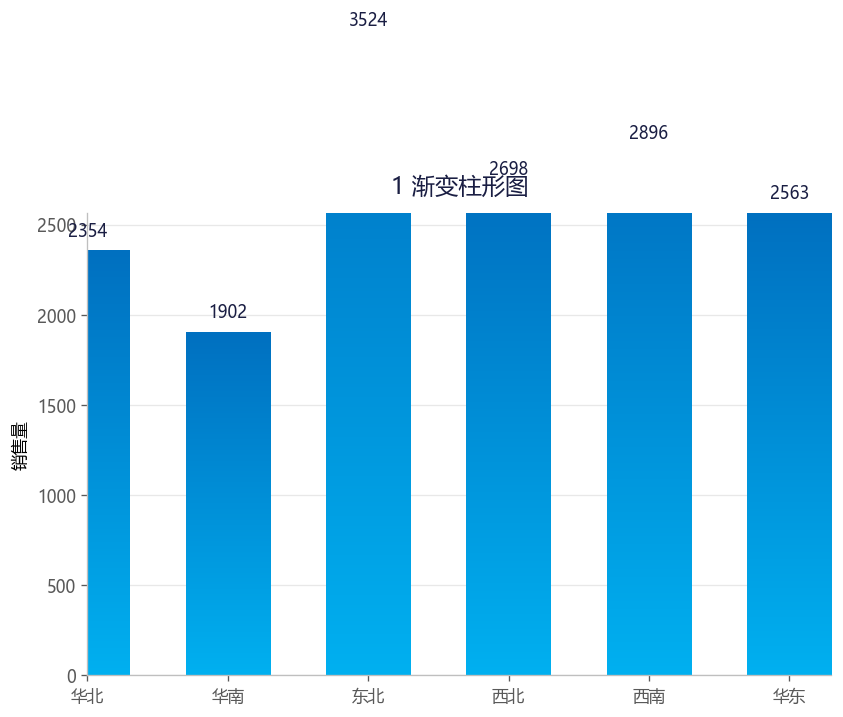

Write Python code to recreate this figure.
# -*- coding: utf-8 -*-
"""
图表 01：渐变柱形图
复现《Excel数据可视化-从图表到数据大屏》第二章
运行: python 01_渐变柱形图.py  ->  生成 01_渐变柱形图.png
"""
import os, math
import numpy as np
import matplotlib
matplotlib.use('Agg')
import matplotlib.pyplot as plt
from matplotlib.patches import FancyBboxPatch, Circle, Wedge, PathPatch
from matplotlib.path import Path
import matplotlib.colors as mcolors

plt.rcParams['font.sans-serif'] = ['Microsoft YaHei', 'SimHei', 'DejaVu Sans']
plt.rcParams['axes.unicode_minus'] = False
plt.rcParams['figure.dpi'] = 120

BASE = r"c:\Users\DENG_影\Desktop\作业\数据可视化\《Excel数据可视化 - 从图表到数据大屏》-清华-郭宏远"
OUT = os.path.join(BASE, "python复现图表")
os.makedirs(OUT, exist_ok=True)

# 配色
C_BLUE   = '#0070C0'
C_BLUE_L = '#00B0F0'
C_BLUE_M = '#82ADD7'
C_DARK   = '#1A1E43'
C_ORANGE = '#FFC000'
C_RED    = '#E74E69'
C_OR     = '#E66B4C'
C_PURPLE = '#7030A0'
C_GREEN  = '#49A098'
C_TEAL   = '#4A5BD1'
C_INDIGO = '#464CAC'
C_CYAN   = '#7BBDD5'
C_SKY    = '#0097E0'

def save(fig, name):
    path = os.path.join(OUT, name)
    fig.savefig(path, bbox_inches='tight', facecolor='white')
    plt.close(fig)
    print("saved:", name)

def gradient_bars(ax, x, h, w, c_top, c_bot):
    """垂直渐变填充柱形"""
    cmap = mcolors.LinearSegmentedColormap.from_list('g', [c_bot, c_top])
    for xi, hi in zip(x, h):
        if hi <= 0:
            continue
        grad = np.linspace(0, 1, 256).reshape(-1, 1)
        ax.imshow(grad, extent=[xi - w/2, xi + w/2, 0, hi],
                  aspect='auto', cmap=cmap, zorder=2)
    ax.set_ylim(bottom=0)

def style_ax(ax):
    ax.spines['top'].set_visible(False)
    ax.spines['right'].set_visible(False)
    ax.spines['left'].set_color('#BFBFBF')
    ax.spines['bottom'].set_color('#BFBFBF')
    ax.tick_params(colors='#595959')

def catmull(x, y, n=30):
    """Catmull-Rom 平滑曲线"""
    pts = list(zip(x, y))
    pts = [pts[0]] + pts + [pts[-1]]
    xs, ys = [], []
    for i in range(len(pts) - 3):
        p0, p1, p2, p3 = pts[i], pts[i+1], pts[i+2], pts[i+3]
        for t in np.linspace(0, 1, n):
            t2, t3 = t*t, t*t*t
            X = 0.5*((2*p1[0]) + (-p0[0]+p2[0])*t +
                     (2*p0[0]-5*p1[0]+4*p2[0]-p3[0])*t2 +
                     (-p0[0]+3*p1[0]-3*p2[0]+p3[0])*t3)
            Y = 0.5*((2*p1[1]) + (-p0[1]+p2[1])*t +
                     (2*p0[1]-5*p1[1]+4*p2[1]-p3[1])*t2 +
                     (-p0[1]+3*p1[1]-3*p2[1]+p3[1])*t3)
            xs.append(X); ys.append(Y)
    return xs, ys

# ============ 1 渐变柱形图 ============
def fig01():
    area = ['华北','华南','东北','西北','西南','华东']
    val  = [2354,1902,3524,2698,2896,2563]
    fig, ax = plt.subplots(figsize=(8,5))
    x = np.arange(len(area))
    gradient_bars(ax, x, val, 0.6, C_BLUE_L, C_BLUE)
    for xi, v in zip(x, val):
        ax.text(xi, v+60, str(v), ha='center', va='bottom', fontsize=10, color=C_DARK)
    ax.set_xticks(x); ax.set_xticklabels(area)
    ax.set_title('1 渐变柱形图', fontsize=14, color=C_DARK, pad=12)
    ax.set_ylabel('销售量'); style_ax(ax)
    ax.yaxis.grid(True, color='#E8E8E8', zorder=0)
    save(fig, '01_渐变柱形图.png')

if __name__ == '__main__':
    fig01()
